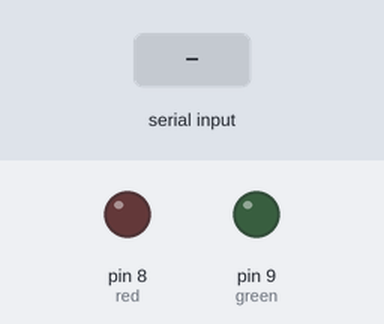
Simulated run of this sketch. Board: Arduino Uno, built with avr-gcc and run on an emulated ATmega328P. Shown: output pins drawn as LEDs (lit = HIGH). Inputs (shaded band) come from the test bench.

Above: at 1.2 s.
1.3 s: "g\n" received over Serial
At 2.5 s:
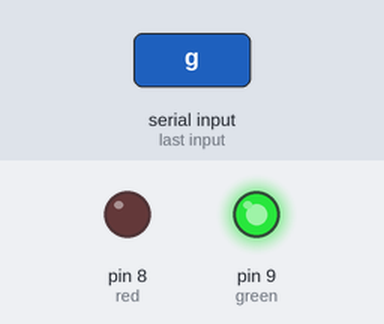
2.8 s: "r\n" received over Serial
At 3.8 s:
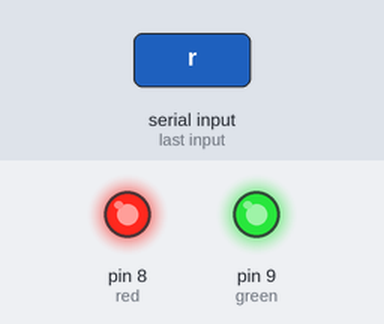
4.3 s: "g\n" received over Serial
At 5.0 s:
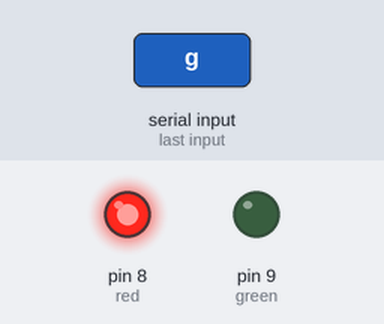
Timing chart, 0 to 7.3 s (numbered marks = the images above; inputs shaded):
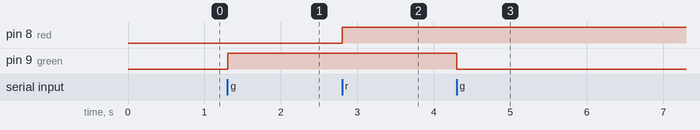

Measured:
- after the input at 1.3 s, pin 9 (green): LOW → HIGH at once
- after the input at 2.8 s, pin 8 (red): LOW → HIGH at once
- after the input at 4.3 s, pin 9 (green): HIGH → LOW at once

The sketch:

UART_twoWays.ino
```cpp
#define red 8
#define green 9

String recivedData = "";
bool isRedHigh = false;
bool isGreenHigh = false;

void setup() {
  Serial.begin(9600);

  pinMode(green, OUTPUT);
  pinMode(red, OUTPUT);
  digitalWrite(green, LOW);
  digitalWrite(red, LOW);
}

void loop() {
  if(Serial.available()> 0)
  {
    recivedData = Serial.readStringUntil('\n');
    if(recivedData == "g"){
      isGreenHigh = !isGreenHigh;
      if(isGreenHigh){
        digitalWrite(green, HIGH);
      }
      else{
        digitalWrite(green, LOW);
      }
    }
    else if(recivedData == "r"){
      isRedHigh = !isRedHigh;
      if(isRedHigh){
        digitalWrite(red, HIGH);
      }
      else{
        digitalWrite(red, LOW);
      }
    }
    else {
      Serial.println("Błędny kolor!");
    }
  }
}
```
